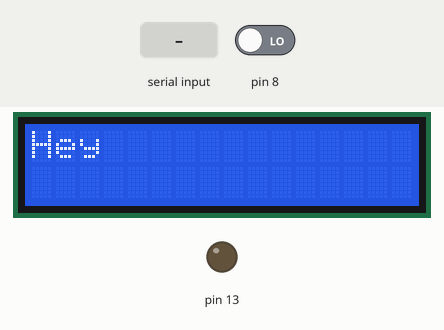
The sketch below on a simulated Arduino Uno, built with avr-gcc and run on an emulated ATmega328P. Shown: 16×2 character LCD, output pins drawn as LEDs (lit = HIGH). Inputs (shaded band) come from the test bench; at power-on: pin 8 LOW. What the sketch prints to the serial monitor is not drawn.

Above: at 1.2 s.
1.3 s: "1" received over Serial
At 3.5 s:
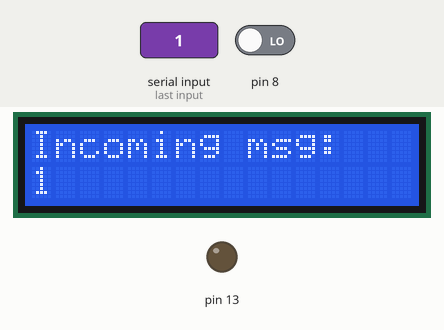
3.8 s: pin 8 driven HIGH
At 4.1 s:
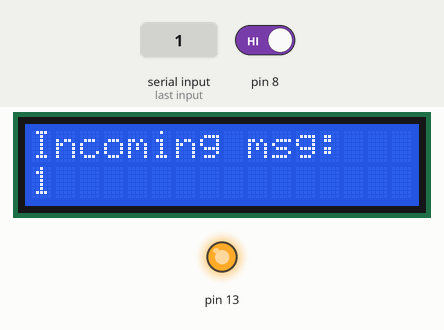
5.3 s: "0" received over Serial
At 6.7 s:
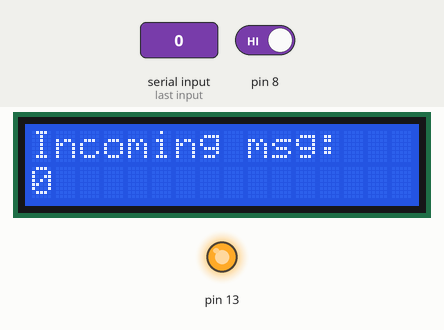
Timing chart, 0 to 8.3 s (numbered marks = the images above; inputs shaded):
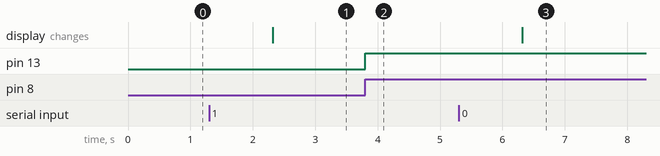

The sketch:

11_2.ino
```cpp
#include <LiquidCrystal_I2C.h>

LiquidCrystal_I2C lcd(0x27,16,2);

String Incoming_value;

void setup()
{
  Serial.begin(9600);
  lcd.init();
  lcd.backlight();
  lcd.clear();
  lcd.setCursor(0,0);
  lcd.println("Hey");

  pinMode(13, OUTPUT);
  pinMode(8, INPUT);
}

void loop()
{

  if(digitalRead(8) == HIGH){
    digitalWrite(13,HIGH);
    }else{
      digitalWrite(13,LOW);
      }

  if (Serial.available() > 0)
  {
    Incoming_value = Serial.readString();
    Incoming_value.trim();
    Serial.println(Incoming_value);

    lcd.clear();
    lcd.setCursor(0,0);
    lcd.print("Incoming msg:");
    lcd.setCursor(0,1);
    lcd.print(Incoming_value);
  }

//  delay(4000);
}
```

Measured:
- after the input at 1.3 s, the display: changes after 1.0 s (image 1)
- after the input at 3.8 s, pin 13: LOW → HIGH at once
- after the input at 5.3 s, the display: changes after 1.0 s (image 3)
